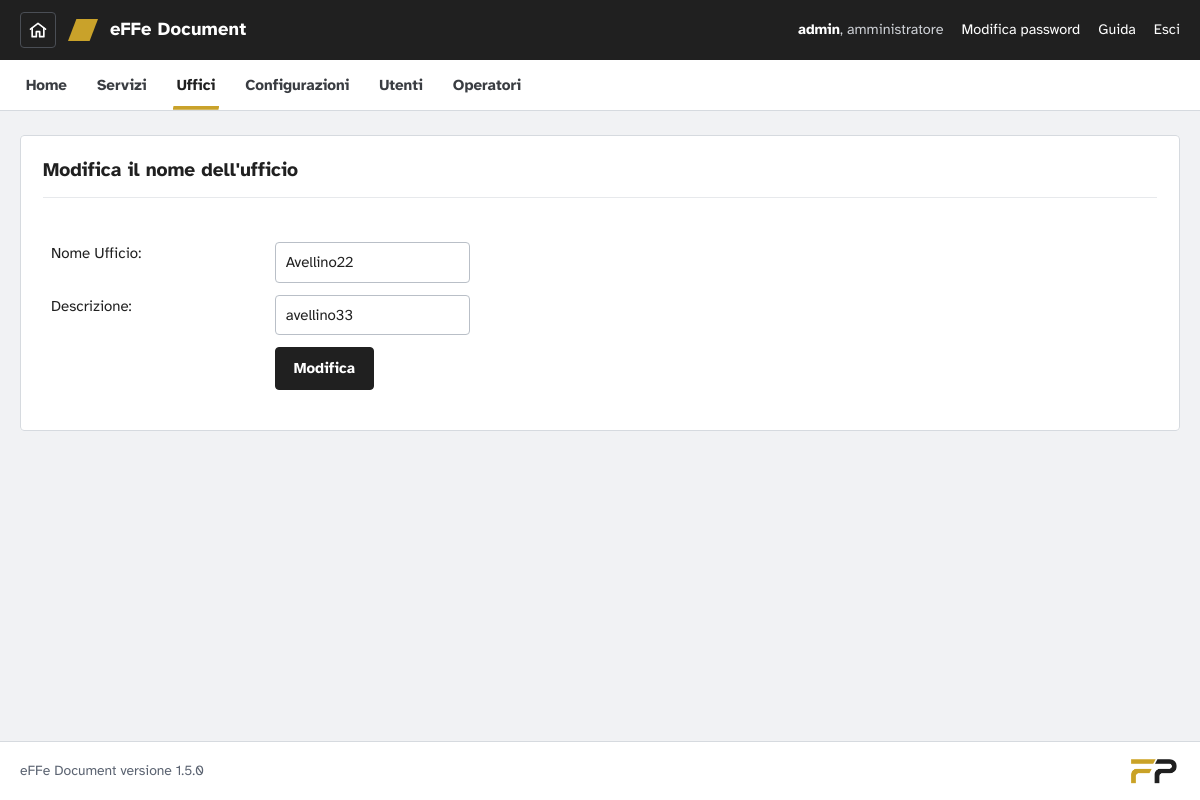
The app's page /effedocument/backoffice/modifica/modifica_ufficio.php?id=2&op=mod (signed in) with its own data.
### tables this page shows
CREATE TABLE IF NOT EXISTS `configurazioni` (
  `id` int(11) NOT NULL AUTO_INCREMENT,
  `ldap` tinyint(1) NOT NULL,
  `ente` varchar(80) NOT NULL,
  `ente_sigla` varchar(2) NOT NULL,
  PRIMARY KEY (`id`)
);

CREATE TABLE IF NOT EXISTS `uffici` (
  `id` int(11) NOT NULL AUTO_INCREMENT,
  `abilitato` tinyint(1) NOT NULL DEFAULT '0',
  `nome` varchar(40) NOT NULL,
  `descrizione` varchar(30) NOT NULL,
  PRIMARY KEY (`id`)
);

### effedocument/common/core/core.php (called while the page is built, shortened)
<?php
function sqlEsc($valore){
	return mysql_real_escape_string((string)$valore);
}
class sast1com
{
	var $loggedOperatore="";
	var $loggedOperatoreRole="";
		function connessione()
		 {
		   $conf_array=mysql_fetch_array(mysql_query("select * from configurazioni order by id desc"));
 	}
	function getLoggedOperatore()
	{
		return $this->loggedOperatore;
	}
	function getLoggedOperatoreRole()
	{
		return $this->loggedOperatoreRole;
	}
	function getUfficioNome($id_ufficio)
 	{
		$array=mysql_fetch_array(mysql_query("select * from uffici where id='".sqlEsc($id_ufficio)."'"));
		if ($array) return $array['nome'];
		else return "[impossibile determinare l'ufficio]";
	}
	function getUfficioDescrizione($id_ufficio)
 	{
		$array=mysql_fetch_array(mysql_query("select * from uffici where id='".sqlEsc($id_ufficio)."'"));
		if ($array) return $array['descrizione'];
		else return "[descrizione non presente]";
	}
	function getRuoloNome($id_ruolo)
 	{
		if ($id_ruolo < count($_SESSION['ruoli']) && $id_ruolo>=0)
			return $_SESSION['ruoli'][$id_ruolo];
		return "[ruolo non disponibile]";
	}
	function getRuoloAmministratoreId()
 	{
		return 0;
	}
}
$objCore = &$_SESSION['connessione'];
$objCore->connessione();
?>

### effedocument/backoffice/modifica/modifica_ufficio.php (the view, shortened to what this page needs)
<?php ob_start();  ?><!DOCTYPE HTML PUBLIC "-//W3C//DTD HTML 4.01 Transitional//EN" "http://www.w3.org/TR/html4/loose.dtd">
<?php
include("../../common/core/core.php");
include("../_include/adminconfig.php");
$id=$_GET['id'];
?>
<html>
<head>
<link href="../../common/css/effecss.css?v=1.5.0-5759dd" rel="stylesheet">
</head>
<body>
<div id="page">
<?php $menuSelezionato=12; include("../_include/bonav.php"); ?>
<div align="center">
 <div class="row">
 <fieldset>
   <legend><img src="../../common/images/layout/servizi.png" width="60" height="60">Modifica il nome dell'ufficio</legend>
   <br><br>
   <form method="post" action="">
     <table width="60%">
       <tr>
         <td>Nome Ufficio:</td>
         <td><input type="text" name="nome" value="<?php echo $objCore->getUfficioNome($id)?>">         </td>
       </tr>
       <tr>
         <td>Descrizione:</td>
         <td><input type="text" name="descrizione" value="<?php echo $objCore->getUfficioDescrizione($id)?>">         </td>
       </tr>
       <tr>
         <td></td>
         <td><input type="submit" value="Modifica"></td>
       </tr>
     </table>
   </form>
 </fieldset>
 </div>
 </div>
<?php include("../_include/bofooter.php"); ?>
</div>
</body>
</html>

### effedocument/backoffice/_include/bonav.php (shortened to what this page needs)
<?php
$ruoloCorrente = $objCore->getLoggedOperatoreRole();
?>
<header class="appbar">
  <a class="home-sito" href="../../index.php" title="Home page del sito" aria-label="Home page del sito"><svg width="20" height="20" viewBox="0 0 24 24" fill="none" stroke="currentColor" stroke-width="2" stroke-linecap="round" stroke-linejoin="round" aria-hidden="true"><path d="M3 11 12 4l9 7"/><path d="M5 10v10h5v-6h4v6h5V10"/></svg></a>
  <a class="brand" href="<?php echo paginaIniziale($objCore, $ruoloCorrente); ?>"><span class="brand-mark" aria-hidden="true"></span>eFFe Document</a>
  <div class="utente">
    <span><strong><?php echo htmlspecialchars($objCore->getLoggedOperatore(), ENT_QUOTES, 'ISO-8859-1'); ?></strong>, <?php echo htmlspecialchars($objCore->getRuoloNome($ruoloCorrente), ENT_QUOTES, 'ISO-8859-1'); ?></span>
    <?php if (empty($_SESSION['LDAP'])) { ?><a href="../modifica/modifica_password.php">Modifica password</a><?php } ?>
    <a href="javascript:apri('Help','../_help/effedoc.php',500,600);">Guida</a>
    <a href="../_security/logout.php?private=true">Esci</a>
  </div>
</header>

### effedocument/common/css/effecss.css (style rules this page uses)
:root { --ink: #202020; --ink-2: #3a3d42; --paper: #ffffff; --canvas: #f1f2f4; --line: #d6dadf; --line-soft: #e7e9ec; --muted: #5b6371; --gold: #c9a22a; --gold-ink: #7d610e; --gold-tint: #faf4e1; --crit: #b3261e; --crit-tint: #fcebea; --high: #9a5507; --high-tint: #fdf1e2; --low: #1f7a4d; --low-tint: #e7f4ec; --closed: #6b7280; --closed-tint: #eceef1; --radius: 4px; --font: "Atkinson Hyperlegible", "Segoe UI", Roboto, "Helvetica Neue", Arial, sans-serif; --slant: polygon(28% 0, 100% 0, 72% 100%, 0 100%); }
*, *::before, *::after { box-sizing: border-box; }
html { -webkit-text-size-adjust: 100%; }
body { margin: 0; background: var(--canvas); color: var(--ink); font-family: var(--font); font-size: 15px; line-height: 1.5; text-align: left; }
a, a:visited { color: var(--gold-ink); text-decoration: underline; text-decoration-thickness: 1px; text-underline-offset: 2px; font-size: inherit; }
b, strong { font-weight: 700; }
#page, #wrapper, #secWrapper, #container { width: auto; background: none; padding: 0; margin: 0; }
#page { min-height: 100vh; display: flex; flex-direction: column; }
.row { margin: 0; width: auto; position: static; background: none; font-size: inherit; line-height: inherit; }
#page > div[align="center"], .contenuto { width: 100%; max-width: 1240px; margin: 0 auto; padding: 24px 20px 40px; text-align: left; flex: 1; }
div[align="center"] { text-align: inherit; }
.appbar { background: var(--ink); color: #fff; display: flex; align-items: center; gap: 16px; flex-wrap: wrap; padding: 0 20px; min-height: 60px; }
.brand { display: inline-flex; align-items: center; gap: 12px; color: #fff !important; text-decoration: none !important; font-weight: 700; font-size: 1.15rem; letter-spacing: .01em; }
.brand-mark { width: 30px; height: 22px; background: var(--gold); clip-path: var(--slant); flex: none; }
.appbar .utente { margin-left: auto; display: flex; align-items: center; gap: 18px; flex-wrap: wrap; font-size: .9rem; color: #cfd2d7; }
.appbar .utente strong { color: #fff; }
.appbar .utente a { color: #fff; text-decoration: none; }
fieldset { background: var(--paper); border: 1px solid var(--line); border-radius: var(--radius); padding: 20px 22px 22px; margin: 0 0 24px; min-width: 0; }
legend { float: left; width: 100%; padding: 0 0 12px; margin: 0 0 16px; border-bottom: 1px solid var(--line-soft); font-size: 1.2rem; font-weight: 700; color: var(--ink); }
input[type="text"], input[type="password"], input[type="email"], input[type="search"], input:not([type]), input[type="file"], select, textarea { font: inherit; color: var(--ink); background: var(--paper); border: 1px solid #b9bfc7; border-radius: var(--radius); padding: 8px 10px; max-width: 100%; }
input[type="submit"], input[type="button"], input[type="reset"], button, .bottone { font: inherit; font-weight: 700; cursor: pointer; background: var(--ink); color: #fff; border: 1px solid var(--ink); border-radius: var(--radius); padding: 9px 18px; text-decoration: none; display: inline-block; }
table { border-collapse: collapse; max-width: 100%; }
td, th { padding: 6px 8px; vertical-align: top; text-align: left; }
body { display: flex; flex-direction: column; min-height: 100vh; }
.home-sito { display: inline-flex; align-items: center; justify-content: center; flex: none; width: 36px; height: 36px; border-radius: var(--radius); text-decoration: none !important; }
.appbar .home-sito, .accesso-testa .home-sito { color: #fff !important; border: 1px solid #4a4e55; }
.appbar .home-sito + .brand, .sitebar .home-sito + .brand { margin-left: -4px; }

### records on screen
configurazioni: ldap "amministratore"
uffici: nome "Avellino22", descrizione "avellino33"

### other values on screen
$objCore->getLoggedOperatore() "admin"
$v[2] "Home"
$v[2] "Servizi"
$v[2] "Uffici"
$v[2] "Configurazioni"
$v[2] "Utenti"
$v[2] "Operatori"
